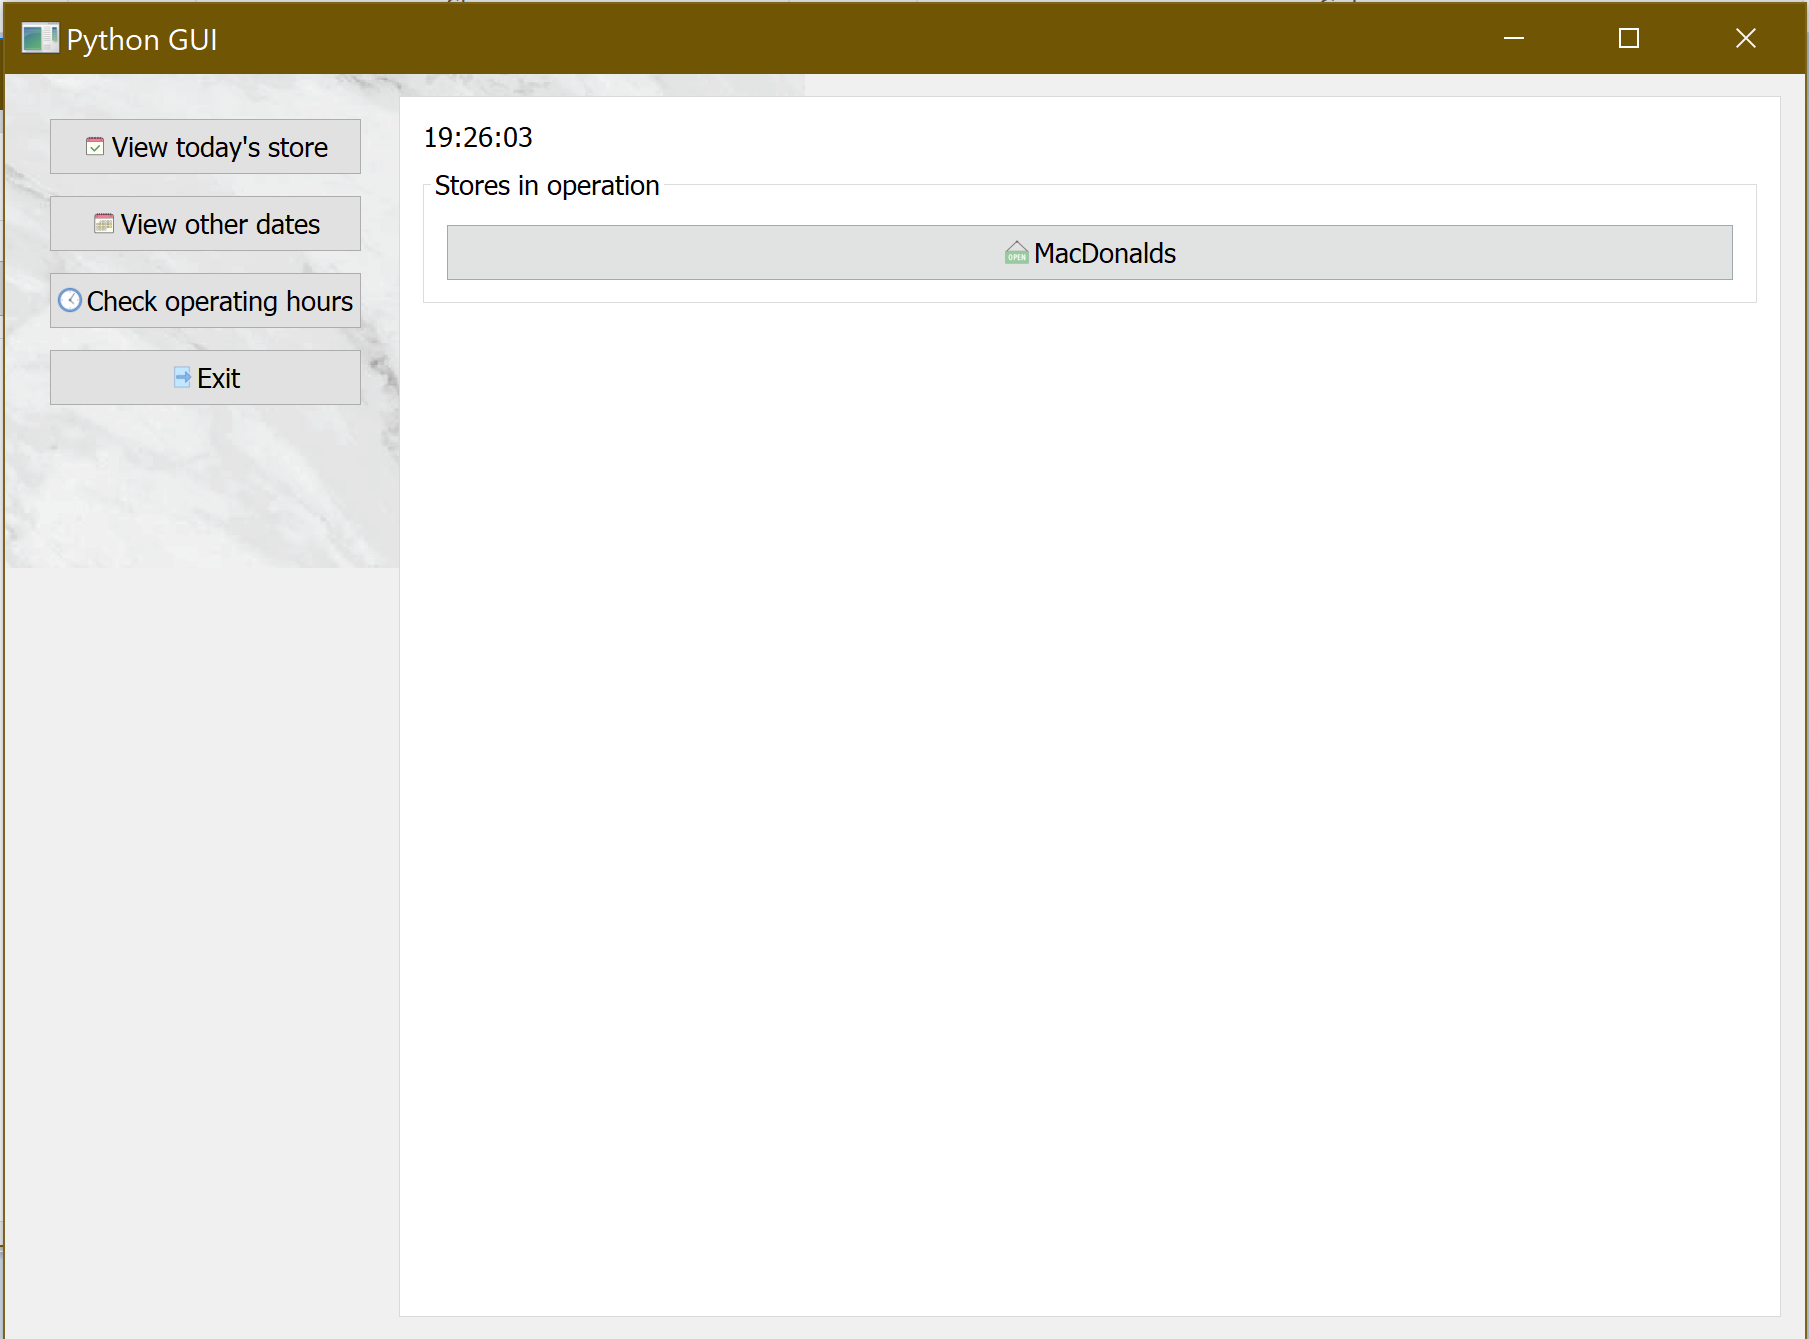

Generate this figure with Python:
# Done By Ryan

from PyQt5 import QtCore, QtGui
from PyQt5.QtGui import QFont, QPixmap
from PyQt5.QtWidgets import *
from matplotlib.backends.backend_qt5agg import FigureCanvasQTAgg as FigureCanvas
from matplotlib.figure import Figure


from functools import partial
import sys

from Compiled_Store_Func import *
from Prediction_Func import *
from Data_Func import *


class PlotCanvas(FigureCanvas):

    def __init__(self, parent=None, width=5, height=4, dpi=100):
        fig = Figure(figsize=(width, height), dpi=dpi)
        self.axes = fig.add_subplot(111)
        FigureCanvas.__init__(self, fig)
        self.setParent(parent)

        FigureCanvas.setSizePolicy(self,
                QSizePolicy.Expanding,
                QSizePolicy.Expanding)
        FigureCanvas.updateGeometry(self)
        #self.plot()

    def setData(self, x, y):
        self.x = x
        self.y = y

    def plot(self):
        ax = self.figure.add_subplot(111)
        ax.bar(x=self.x, height=self.y, align='edge')
        ax.get_yaxis().set_visible(False)
        ax.set_title('Popular Times')
        self.draw()

class Window(QMainWindow):
    def __init__(self):
        super().__init__()

        # set the title of main window
        self.setWindowTitle("Python GUI")

        # set the size of window
        self.Width = 800
        self.height = int(0.618 * self.Width)
        self.resize(self.Width, self.height)

        # set the background image 
        self.label = QLabel(self)
        self.label.setPixmap(QPixmap('backgroundimage.png'))
        self.label.setGeometry(0,0, self.Width,0.618*self.Width)

        # add all widgets   

        self.btnViewTodayStore = QPushButton("View today's store", self)

        self.btnViewTodayStore.setIcon(QtGui.QIcon('todaycolour.png'))
        self.btnViewTodayStore.setIconSize(QtCore.QSize(26,26))
        
        
        self.btnViewOtherDates = QPushButton("View other dates", self)

        self.btnViewOtherDates.setIcon(QtGui.QIcon('calendarcolour.png'))
        self.btnViewOtherDates.setIconSize(QtCore.QSize(26,26))
        
        self.btnCheckOperatingHours = QPushButton("Check operating hours", self)

        self.btnCheckOperatingHours.setIcon(QtGui.QIcon('clockcolour.png'))
        self.btnCheckOperatingHours.setIconSize(QtCore.QSize(26,26))
        
        self.btnExit = QPushButton('Exit', self)
        
        self.btnExit.setIcon(QtGui.QIcon('exitcolour.png'))
        self.btnExit.setIconSize(QtCore.QSize(22,22))

        self.btnViewTodayStore.clicked.connect(self.onClickBtnViewTodayStore)
        self.btnViewOtherDates.clicked.connect(self.onClickBtnViewOtherDates)
        self.btnCheckOperatingHours.clicked.connect(self.onClickBtnCheckingOperatingHours)
        self.btnExit.clicked.connect(self.close)

        # add tabs
        self.right_widget = QTabWidget()
        self.tab1 = self.uiViewTodayStore()
        self.tab2 = self.uiViewOtherDates()
        self.tab3 = self.uiCheckOperatingHours()
        self.tab4 = self.uiStock()
        self.tab5 = self.uiStock()
        self.tab6 = self.uiStock()
        self.tab7 = self.uiStock()
        self.tab8 = self.uiStock()

        self.initUI()

        timer = QtCore.QTimer(self)
        timer.timeout.connect(self.showTime)
        timer.start(1000)
        self.showTime()
        # Hour, min
        self.hour = '00'
        self.min = '00'

    def initUI(self):
        left_layout = QVBoxLayout()
        left_layout.addWidget(self.btnViewTodayStore)
        left_layout.addWidget(self.btnViewOtherDates)
        left_layout.addWidget(self.btnCheckOperatingHours)
        left_layout.addWidget(self.btnExit)
        left_layout.addStretch(5)
        left_layout.setSpacing(20)
        left_widget = QWidget()
        left_widget.setLayout(left_layout)

        self.right_widget = QTabWidget()
        self.right_widget.tabBar().setObjectName("mainTab")

        self.right_widget.addTab(self.tab1, '')
        self.right_widget.addTab(self.tab2, '')
        self.right_widget.addTab(self.tab3, '')
        self.right_widget.addTab(self.tab4, '')
        self.right_widget.addTab(self.tab5, '')
        self.right_widget.addTab(self.tab6, '')
        self.right_widget.addTab(self.tab7, '')
        self.right_widget.addTab(self.tab8, '')

        self.right_widget.setCurrentIndex(0)
        self.right_widget.setStyleSheet('''QTabBar::tab{width: 0; \
            height: 0; margin: 0; padding: 0; border: none;}''')

        main_layout = QHBoxLayout()
        main_layout.addWidget(left_widget)
        main_layout.addWidget(self.right_widget)
        main_layout.setStretch(0, 40)
        main_layout.setStretch(1, 200)
        main_widget = QWidget()
        main_widget.setLayout(main_layout)
        self.setCentralWidget(main_widget)

    # -----------------
    # buttons

    def onClickBtnViewTodayStore(self):
        self.right_widget.setCurrentIndex(0)

    def onClickBtnViewOtherDates(self):
        self.right_widget.setCurrentIndex(1)

    def onClickBtnCheckingOperatingHours(self):
        self.right_widget.setCurrentIndex(2)

    def button4(self):
        #self.right_widget.setCurrentIndex(3)
        print("exit");

    # -----------------
    # pages

    def uiViewTodayStore(self):
        main_layout = QVBoxLayout()
        self.lblTime = QLabel('')
        self.lblTime.setMaximumHeight(50)
        main_layout.addWidget(self.lblTime)
        groupbox = QGroupBox('Stores in operation')
        layout = QGridLayout()
        self.btnListInTodayStore = []
        btnLists = Stores_In_Operation(date_of_interest='now')
        for item in btnLists:
            self.btnListInTodayStore.append(QPushButton(item))
        

        groupbox.setLayout(layout)
        for item in self.btnListInTodayStore:
            item.setIcon(QtGui.QIcon('opencolour.png'))
            item.setIconSize(QtCore.QSize(26,26))
            
            item.clicked.connect(partial(self.onClickStoreName, item.text()))
            layout.addWidget(item)
        main_layout.addWidget(groupbox)
        main_layout.addStretch(5)
        main = QWidget()
        main.setLayout(main_layout)
        return main

    def uiViewOtherDates(self):
        main_layout = QVBoxLayout()
        main_layout.addWidget(QLabel('View other dates'))

        group = QGroupBox()
        layout = QVBoxLayout()
        cal = QCalendarWidget(self)
        cal.setGridVisible(True)
        cal.clicked[QtCore.QDate].connect(self.showDate)
        self.datelbl = QLabel(self)
        date = cal.selectedDate()
        self.dateInOtherDates = date
        self.datelbl.setText(date.toString())
        layout.setAlignment(QtCore.Qt.AlignCenter)
        layout.addWidget(cal)
        layout.addWidget(self.datelbl)
        group.setLayout(layout)
        main_layout.addWidget(group)

        group = QGroupBox()
        layout = QHBoxLayout()
        layout.setAlignment(QtCore.Qt.AlignCenter)
        self.comboHour = QComboBox()
        for i in range(24):
            if i < 10:
                self.comboHour.addItem("0"+str(i))
            else:
                self.comboHour.addItem(str(i))
        self.comboHour.setMaximumWidth(80)
        self.comboHour.activated[str].connect(self.onActivatedHour)
        self.comboMin = QComboBox()
        for i in range(60):
            if i < 10:
                self.comboMin.addItem("0" + str(i))
            else :
                self.comboMin.addItem(str(i))
        self.comboMin.setMaximumWidth(80)
        self.comboMin.activated[str].connect(self.onActivatedMin)
        layout.addWidget(self.comboHour)
        lbl = QLabel(":")
        lbl.setMaximumWidth(10)
        layout.addWidget(lbl)
        layout.addWidget(self.comboMin)
        confirmButton = QPushButton("Confirm")

        confirmButton.setIcon(QtGui.QIcon('tick.png'))
        confirmButton.setIconSize(QtCore.QSize(26,26))

        confirmButton.clicked.connect(self.onClickConfirmOtherDate)
        layout.addWidget(confirmButton)
        group.setLayout(layout)
        main_layout.addWidget(group)

        main_layout.addStretch(5)
        main = QWidget()
        main.setLayout(main_layout)
        return main

    def showDate(self, date):
        self.dateInOtherDates = date
        self.datelbl.setText(date.toString())

    def onActivatedHour(self, text):
        self.hour = (text)

    def onActivatedMin(self, text):
        self.min = (text)

    def onClickConfirmOtherDate(self):
        #print(self.hour)
        #print(self.min)
        print(self.datelbl.text())
        self.right_widget.removeTab(4)
        self.tab5 = self.uiViewOtherDayStores()
        self.right_widget.insertTab(4, self.tab5, '')
        self.right_widget.setCurrentIndex(4)

    # check operating hours / main frame
    def uiCheckOperatingHours(self):
        main_layout = QVBoxLayout()
        main_layout.addWidget(QLabel('Click store names for more information'))

        groupbox = QGroupBox('All Stores Available Today')
        layout = QGridLayout()
        self.btnListInCheckStore = []
        dateOfInterest = 'now'
        day = findDay(dateOfInterest)[0]
        #btnLists = Stores_In_Operation(date_of_interest=dateOfInterest)
        btnLists = Return_Store_Names()
        status = Return_All_Store_Status(dateOfInterest, 'Opening Hours')
        cnt = 0
        for item in btnLists:
            openHours = Return_Store_Hours(item, day_of_interest=day, period_of_interest='Opening Hours')
            tmpStr = 'Opening Hours : ' + openHours[0].strftime("%H:%M") + ' ~ ' + openHours[1].strftime("%H:%M")
            strStatus = "Open!" if status[cnt] else "Closed"
            if status[cnt]:
                self.btnListInCheckStore.append(QPushButton(item + '\n' + tmpStr + '\n' + strStatus))
            else:
                self.btnListInCheckStore.append(QPushButton(item  + '\n' + strStatus))
            cnt += 1

        groupbox.setLayout(layout)
        cnt = 0
        for item in self.btnListInCheckStore:
            
            item.setIcon(QtGui.QIcon('clock.png'))
            item.setIconSize(QtCore.QSize(26,26))

            item.clicked.connect(partial(self.onClickBtnCheckStoreName, btnLists[cnt]))
            layout.addWidget(item)
            cnt += 1
        main_layout.addWidget(groupbox)

        main_layout.addStretch(5)
        main = QWidget()
        main.setLayout(main_layout)
        return main

    def onClickBtnCheckStoreName(self, stockName):
        self.right_widget.removeTab(7)
        self.tab8 = self.uiStock4(stockName)
        self.right_widget.insertTab(7, self.tab8, '')
        self.right_widget.setCurrentIndex(7)

    def uiStock3(self, stockName, day):
        main_layout = QVBoxLayout()
        group = QGroupBox()
        layout = QHBoxLayout()
        self.stockNameInCheck = QLabel(stockName)
        backButton = QPushButton("Back")

        backButton.setIcon(QtGui.QIcon('backbutton.png'))
        backButton.setIconSize(QtCore.QSize(26,26))

        
        backButton.setMaximumWidth(100)
        
        backButton.clicked.connect(self.onClickBtnBackButtonInCheckOp)
        layout.addWidget(backButton)
        layout.addWidget(self.stockNameInCheck)
        group.setLayout(layout)
        main_layout.addWidget(group)
        #get plot data
        dateOfInterest = day
        data = Barplot(store_name=stockName, date_of_interest=dateOfInterest)
        if data:
            group = QGroupBox()
            layout = QHBoxLayout()
            print(data['x'])
            print(data['y'])
            m = PlotCanvas(width=5, height=4)
            m.setData(x=data['x'], y=data['y'])
            m.plot()
            layout.addWidget(m)
            group.setLayout(layout)
            main_layout.addWidget(group)
        else:
            buttonReply = QMessageBox.question(self, 'Warning', "Cannot draw graph ",
                                           QMessageBox.Ok)
        group = QGroupBox()
        self.menuLayout = QVBoxLayout()
        group.setLayout(self.menuLayout)

        main_layout.addStretch(5)
        main = QWidget()
        main.setLayout(main_layout)
        return main

    def onClickBtnBackButtonInCheckOp(self):
        self.right_widget.setCurrentIndex(7)
    # view checking oeration time / showing weekly time for each stock
    def uiStock4(self, stockName):
        main_layout = QVBoxLayout()
        group = QGroupBox()
        layout = QHBoxLayout()
        self.stockNameInCheck = QLabel(stockName)
        backButton = QPushButton("Back")

        backButton.setIcon(QtGui.QIcon('backbutton.png'))
        backButton.setIconSize(QtCore.QSize(26,26))

        
        backButton.setMaximumWidth(100)
        backButton.clicked.connect(self.onClickBtnBackButtonInWeek)
        layout.addWidget(backButton)
        layout.addWidget(self.stockNameInCheck)
        group.setLayout(layout)
        main_layout.addWidget(group)
        weekdays = ['Monday', 'Tuesday', 'Wednesday', 'Thursday', 'Friday', 'Saturday', 'Sunday']
        group = QGroupBox()
        self.menuLayout = QVBoxLayout()
        btnList = []
        print("Open")
        for day in weekdays:
            Opening_Time, Closing_Time = Return_Store_Hours(stockName, day_of_interest=day, period_of_interest='Opening Hours')
            if (Opening_Time, Closing_Time) != (float('inf'), float('inf')):
                print(Opening_Time)
                Opening_Time, Closing_Time = (Opening_Time.strftime("%H")), (Closing_Time.strftime("%H"))
                btn = QPushButton(day + '\n Daily Opening Hours : ' + Opening_Time + ' ~ ' + Closing_Time)
                btn.clicked.connect(partial(self.onClickWeekDay, stockName, day))
                self.menuLayout.addWidget(btn)
        group.setLayout(self.menuLayout)
        main_layout.addWidget(group)
        main_layout.addStretch(5)
        main = QWidget()
        main.setLayout(main_layout)
        return main

    # back button in check op
    def onClickBtnBackButtonInWeek(self):
        self.right_widget.setCurrentIndex(2)

    def onClickWeekDay(self, stockName, day):
        self.right_widget.removeTab(6)
        self.tab7 = self.uiStock3(stockName, day)
        self.right_widget.insertTab(6, self.tab7, '')
        self.right_widget.setCurrentIndex(6)

    def uiStock(self):
        main_layout = QVBoxLayout()

        group = QGroupBox()
        layout = QHBoxLayout()
        self.stockName = QLabel('')
        backButton = QPushButton("Back")

        backButton.setIcon(QtGui.QIcon('backbutton.png'))
        backButton.setIconSize(QtCore.QSize(26,26))


        
        backButton.setMaximumWidth(100)
        backButton.clicked.connect(self.onClickBtnBackInUIStock)
        layout.addWidget(backButton)
        layout.addWidget(self.stockName)
        group.setLayout(layout)
        main_layout.addWidget(group)
        group = QGroupBox()
        self.menuLayout = QVBoxLayout()
        group.setLayout(self.menuLayout)

        main_layout.addStretch(5)
        main = QWidget()
        main.setLayout(main_layout)
        return main
    # view today's stock / new frame for each stock
    def uiStock1(self, stockName):
        main_layout = QVBoxLayout()

        group = QGroupBox()
        layout = QHBoxLayout()
        self.stockName = QLabel(stockName)
        backButton = QPushButton("Back")

        backButton.setIcon(QtGui.QIcon('backbutton.png'))
        backButton.setIconSize(QtCore.QSize(26,26))


        
        backButton.setMaximumWidth(100)
        backButton.clicked.connect(self.onClickBtnBackInUIStock)
        layout.addWidget(backButton)
        layout.addWidget(self.stockName)
        group.setLayout(layout)
        main_layout.addWidget(group)

        menus = Return_Store_Menu(store_name=stockName,date_of_interest='now')
        print(menus)
        group = QGroupBox()
        menuLayout = QVBoxLayout()
        font1 = QFont("Times", 10, QFont.Bold)
        lbl = QLabel("Menu")
        lbl.setFont(font1)
        menuLayout.addWidget(lbl)
        for item in menus:
            menuLayout.addWidget(QLabel(item))
        group.setLayout(menuLayout)
        main_layout.addWidget(group)

        group = QGroupBox()
        formLayout = QVBoxLayout()
        font1 = QFont("Times", 10, QFont.Bold)
        lbl = QLabel("Estimate waiting time")
        lbl.setFont(font1)
        formLayout.addWidget(lbl)
        tmpgroup = QGroupBox()
        layout = QHBoxLayout()
        layout.addWidget(QLabel('How many people in queue?'))
        self.inpNumberOfPeople = QSpinBox()
        self.inpNumberOfPeople.setMinimum(0)
        self.inpNumberOfPeople.setMaximum(99)
        layout.addWidget(self.inpNumberOfPeople)
        tmpgroup.setLayout(layout)
        self.qtimeLabel = QLabel('Estimated Waiting Time: 0')
        confirmButton = QPushButton("Calculate")

        confirmButton.setIcon(QtGui.QIcon('calculator.png'))
        confirmButton.setIconSize(QtCore.QSize(26,26))

        
        confirmButton.clicked.connect(partial(self.onClickConfirm, stockName))
        formLayout.addWidget(tmpgroup)
        formLayout.addWidget(confirmButton)
        formLayout.addWidget(self.qtimeLabel)
        group.setLayout(formLayout)
        main_layout.addWidget(group)

        main_layout.addStretch(5)
        main = QWidget()
        main.setLayout(main_layout)
        return main

    # view today's stock / back button on new frame
    def onClickBtnBackInUIStock(self):
        self.right_widget.setCurrentIndex(0)

    # view today's stock / show time on header (timer event)
    def showTime(self):
        time = QtCore.QTime.currentTime()
        text = time.toString('hh:mm:ss')
        self.lblTime.setText(text)

    # view today's stock / click stock name event
    def onClickStoreName(self, stockName):
        self.tab4 = self.uiStock1(stockName)
        self.right_widget.removeTab(3)
        self.right_widget.insertTab(3, self.tab4, '')
        self.right_widget.setCurrentIndex(3)

    # view todays stock / confirm button event
    def onClickConfirm(self, stockName):
        number_str = self.inpNumberOfPeople.text()
        print(number_str, stockName)
        try:
            number = int(number_str)
        except:
            buttonReply = QMessageBox.question(self, 'Warning', "Input integer",
                                               QMessageBox.Ok)
            return
        qtime = Queue_Time(store_name=stockName, number_of_people=int(number))
        Write_Average_People_Data(store_name=stockName, number_of_people=int(number))
        self.qtimeLabel.setText("Estimated Waiting Time: {}".format(qtime))
        print(qtime)

    # view other dates / new frame when click confirm button.
    def uiViewOtherDayStores(self):
        main_layout = QVBoxLayout()

        group = QGroupBox()
        layout = QHBoxLayout()
        layout.setAlignment(QtCore.Qt.AlignLeft)
        backButton = QPushButton("Back")

        backButton.setIcon(QtGui.QIcon('backbutton.png'))
        backButton.setIconSize(QtCore.QSize(26,26))

        
        backButton.setMaximumWidth(100)
        backButton.clicked.connect(self.onClickBtnBackViewOtherDates)
        layout.addWidget(backButton)
        group.setLayout(layout)
        main_layout.addWidget(group)

        groupbox = QGroupBox('Stores')
        layout = QGridLayout()
        self.btnListInOtherDaysStore = []

        dateOfInterest = "{0} {1} {2} {3} {4}".format(
            self.dateInOtherDates.day(),
            self.dateInOtherDates.month(),
            self.dateInOtherDates.year(),
            self.hour,
            self.min
        )
        print(dateOfInterest)
        btnLists = Stores_In_Operation(date_of_interest=dateOfInterest)
        for item in btnLists:
            self.btnListInOtherDaysStore.append(QPushButton(item))

        groupbox.setLayout(layout)
        for item in self.btnListInOtherDaysStore:
            item.clicked.connect(partial(self.onClickStoreNameInOtherDates, item.text()))
            layout.addWidget(item)
        main_layout.addWidget(groupbox)
        main_layout.addStretch(5)
        main = QWidget()
        main.setLayout(main_layout)
        return main

    # view other dates / confirm button event
    def onClickBtnBackViewOtherDates(self):
        self.right_widget.setCurrentIndex(1)

    # view other dates tab/new frame when click stock button
    def onClickStoreNameInOtherDates(self, stockName):
        self.tab6 = self.uiStock2(stockName)
        self.right_widget.removeTab(5)
        self.right_widget.insertTab(5, self.tab6, '')
        self.right_widget.setCurrentIndex(5)

    def uiStock2(self, stockName):
        main_layout = QVBoxLayout()

        group = QGroupBox()
        layout = QHBoxLayout()
        self.stockName = QLabel(stockName)
        backButton = QPushButton("Back")

        backButton.setIcon(QtGui.QIcon('backbutton.png'))
        backButton.setIconSize(QtCore.QSize(26,26))

        
        backButton.setMaximumWidth(100)
        backButton.clicked.connect(self.onClickBtnBackInOtherDates)
        layout.addWidget(backButton)
        layout.addWidget(self.stockName)
        group.setLayout(layout)
        main_layout.addWidget(group)

        dateOfInterest = "{0} {1} {2} {3} {4}".format(
            self.dateInOtherDates.day(),
            self.dateInOtherDates.month(),
            self.dateInOtherDates.year(),
            self.hour,
            self.min
        )
        print(dateOfInterest)
        menus = Return_Store_Menu(store_name=stockName, date_of_interest=dateOfInterest)
        print(menus)
        group = QGroupBox()
        menuLayout = QVBoxLayout()
        font1 = QFont("Times", 10, QFont.Bold)
        lbl = QLabel("Menu")
        lbl.setFont(font1)
        menuLayout.addWidget(lbl)
        for item in menus:
            menuLayout.addWidget(QLabel(item))
        group.setLayout(menuLayout)
        main_layout.addWidget(group)

        main_layout.addStretch(5)
        main = QWidget()
        main.setLayout(main_layout)
        return main

    def onClickBtnBackInOtherDates(self):
        self.right_widget.setCurrentIndex(4)

if __name__ == '__main__':
    print(Stores_In_Operation())
    app = QApplication(sys.argv)
    ex = Window()
    ex.show()
    sys.exit(app.exec_())
